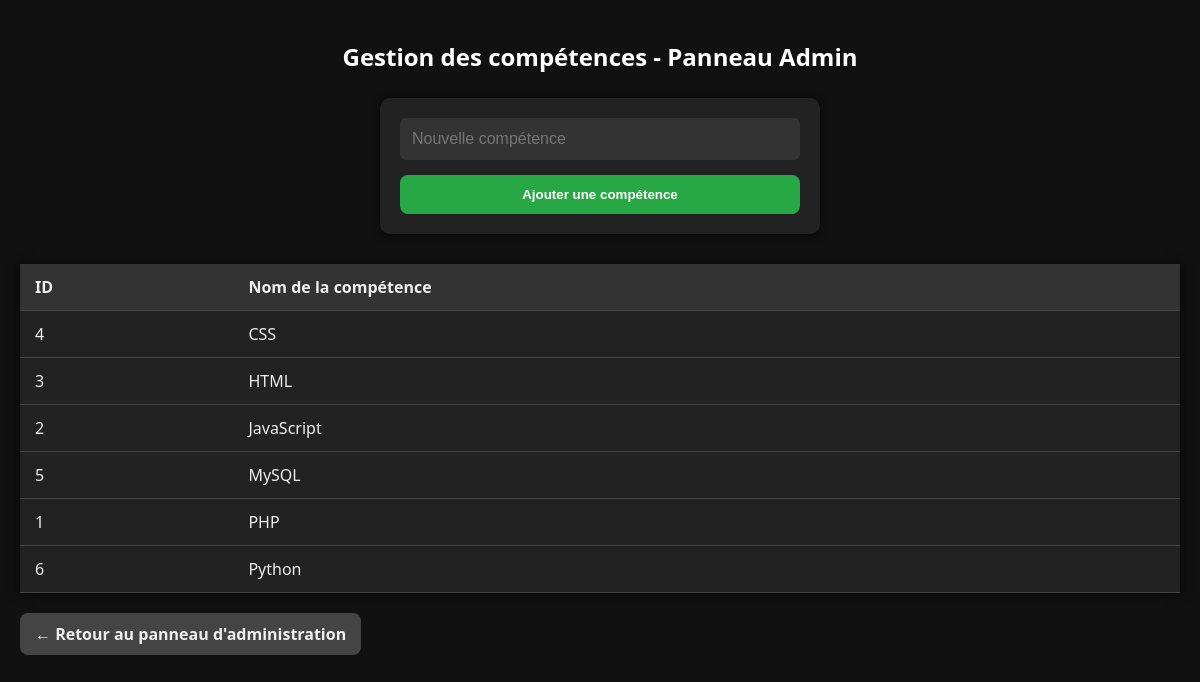
Screenshot of /admin_skills.php (signed in) with the database file from the repository.
### tables this page shows
CREATE TABLE skills (
    id INT AUTO_INCREMENT PRIMARY KEY,
    name VARCHAR(100) NOT NULL
);

### admin_skills.php (the view, shortened to what this page needs)
<?php
$conn = new mysqli("localhost", "root", "", "portfolio");
$skills = $conn->query("SELECT * FROM skills ORDER BY name ASC");
?>
<!DOCTYPE html>
<html lang="fr">
<head>
</head>
<body>
    <h2>Gestion des compétences - Panneau Admin</h2>
    <form method="POST" action="admin_skills.php" novalidate>
        <input type="text" name="name" placeholder="Nouvelle compétence" required autocomplete="off">
        <input type="submit" value="Ajouter une compétence">
    </form>
    <table>
        <thead>
            <tr>
                <th>ID</th>
                <th>Nom de la compétence</th>
            </tr>
        </thead>
        <tbody>
            <?php while ($skill = $skills->fetch_assoc()): ?>
                <tr>
                    <td><?= $skill["id"] ?></td>
                    <td><?= htmlspecialchars($skill["name"]) ?></td>
                </tr>
            <?php endwhile; ?>
        </tbody>
    </table>
    <a href="admin.php" class="btn-back">← Retour au panneau d'administration</a>
</body>
</html>

### admin_skills.php (style rules this page uses)
body { background-color: #111; color: #eee; font-family: 'Segoe UI', Tahoma, Geneva, Verdana, sans-serif; margin: 0; padding: 20px; min-height: 100vh; }
h2 { text-align: center; margin-bottom: 25px; color: #fff; }
form { background-color: #222; padding: 20px; border-radius: 10px; max-width: 400px; margin: 0 auto 30px auto; box-shadow: 0 0 10px rgba(0,0,0,0.7); display: flex; flex-direction: column; }
form input[type="text"] { padding: 12px; border-radius: 6px; border: none; font-size: 16px; margin-bottom: 15px; background-color: #333; color: #eee; box-sizing: border-box; }
form input[type="submit"] { background-color: #28a745; color: #fff; border: none; font-weight: bold; padding: 12px; border-radius: 8px; cursor: pointer; transition: background-color 0.3s ease; }
table { width: 100%; border-collapse: collapse; background-color: #222; box-shadow: 0 0 10px rgba(0,0,0,0.7); }
th, td { padding: 12px 15px; border-bottom: 1px solid #444; text-align: left; }
th { background-color: #333; }
a { color: #28a745; text-decoration: none; font-weight: bold; }
.btn-back { display: inline-block; margin-top: 20px; background: #444; padding: 10px 15px; border-radius: 8px; color: #eee; text-decoration: none; font-weight: 600; transition: background-color 0.3s ease; }

### rows the page displays
skills: id "4", name "CSS"
skills: id "3", name "HTML"
skills: id "2", name "JavaScript"
skills: id "5", name "MySQL"
skills: id "1", name "PHP"
skills: id "6", name "Python"
